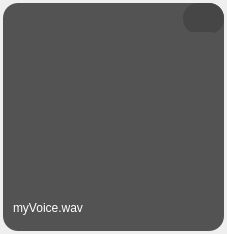
<?xml version="1.0" encoding="UTF-8"?>
<ui version="4.0">
 <class>PhotoComponent</class>
 <widget class="QWidget" name="PhotoComponent">
  <property name="geometry">
   <rect>
    <x>0</x>
    <y>0</y>
    <width>227</width>
    <height>234</height>
   </rect>
  </property>
  <property name="windowTitle">
   <string>Form</string>
  </property>
  <layout class="QGridLayout" name="gridLayout">
   <property name="leftMargin">
    <number>3</number>
   </property>
   <property name="topMargin">
    <number>3</number>
   </property>
   <property name="rightMargin">
    <number>3</number>
   </property>
   <property name="bottomMargin">
    <number>3</number>
   </property>
   <property name="spacing">
    <number>0</number>
   </property>
   <item row="0" column="0">
    <widget class="QWidget" name="widget" native="true">
     <property name="sizePolicy">
      <sizepolicy hsizetype="Fixed" vsizetype="Fixed">
       <horstretch>0</horstretch>
       <verstretch>0</verstretch>
      </sizepolicy>
     </property>
     <property name="minimumSize">
      <size>
       <width>221</width>
       <height>228</height>
      </size>
     </property>
     <property name="styleSheet">
      <string notr="true">background-color:#535353;
border-radius:15px;
</string>
     </property>
     <widget class="QLabel" name="name">
      <property name="geometry">
       <rect>
        <x>10</x>
        <y>190</y>
        <width>201</width>
        <height>30</height>
       </rect>
      </property>
      <property name="maximumSize">
       <size>
        <width>16777215</width>
        <height>30</height>
       </size>
      </property>
      <property name="styleSheet">
       <string notr="true">border:0;
color:white;
font-size:9pt;</string>
      </property>
      <property name="text">
       <string>myVoice.wav</string>
      </property>
     </widget>
     <widget class="QPushButton" name="Remove">
      <property name="geometry">
       <rect>
        <x>180</x>
        <y>0</y>
        <width>41</width>
        <height>31</height>
       </rect>
      </property>
      <property name="styleSheet">
       <string notr="true">background-color:rgb(70,70,70);
border-radius:15;
border:0;</string>
      </property>
      <property name="text">
       <string/>
      </property>
      <property name="icon">
       <iconset resource="../../assets.qrc">
        <normaloff>:/Resources/delete.png</normaloff>:/Resources/delete.png</iconset>
      </property>
      <property name="iconSize">
       <size>
        <width>20</width>
        <height>20</height>
       </size>
      </property>
     </widget>
     <widget class="QWidget" name="horizontalLayoutWidget">
      <property name="geometry">
       <rect>
        <x>0</x>
        <y>29</y>
        <width>221</width>
        <height>171</height>
       </rect>
      </property>
      <layout class="QHBoxLayout" name="PhotoContainer"/>
     </widget>
    </widget>
   </item>
  </layout>
 </widget>
 <resources>
  <include location="../../assets.qrc"/>
 </resources>
 <connections/>
</ui>
